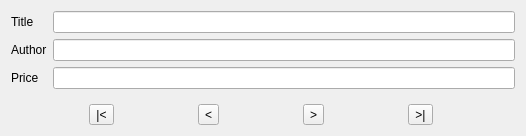
<ui version="4.0" >
 <class>BookStore</class>
 <widget class="QWidget" name="BookStore" >
  <property name="geometry" >
   <rect>
    <x>0</x>
    <y>0</y>
    <width>526</width>
    <height>136</height>
   </rect>
  </property>
  <property name="windowTitle" >
   <string>Form</string>
  </property>
  <layout class="QVBoxLayout" name="verticalLayout" >
   <item>
    <layout class="QFormLayout" name="formLayout" >
     <item row="0" column="1" >
      <widget class="QLineEdit" name="title" />
     </item>
     <item row="0" column="0" >
      <widget class="QLabel" name="label" >
       <property name="text" >
        <string>Title</string>
       </property>
      </widget>
     </item>
     <item row="1" column="0" >
      <widget class="QLabel" name="label_2" >
       <property name="text" >
        <string>Author</string>
       </property>
      </widget>
     </item>
     <item row="2" column="0" >
      <widget class="QLabel" name="label_3" >
       <property name="text" >
        <string>Price</string>
       </property>
      </widget>
     </item>
     <item row="1" column="1" >
      <widget class="QLineEdit" name="author" />
     </item>
     <item row="2" column="1" >
      <widget class="QLineEdit" name="price" />
     </item>
    </layout>
   </item>
   <item>
    <layout class="QHBoxLayout" name="horizontalLayout" >
     <item>
      <widget class="QToolButton" name="first" >
       <property name="text" >
        <string>|&lt;</string>
       </property>
      </widget>
     </item>
     <item>
      <widget class="QToolButton" name="previous" >
       <property name="text" >
        <string>&lt;</string>
       </property>
      </widget>
     </item>
     <item>
      <widget class="QToolButton" name="next" >
       <property name="text" >
        <string>></string>
       </property>
      </widget>
     </item>
     <item>
      <widget class="QToolButton" name="last" >
       <property name="text" >
        <string>>|</string>
       </property>
      </widget>
     </item>
    </layout>
   </item>
  </layout>
 </widget>
 <resources/>
 <connections/>
</ui>
